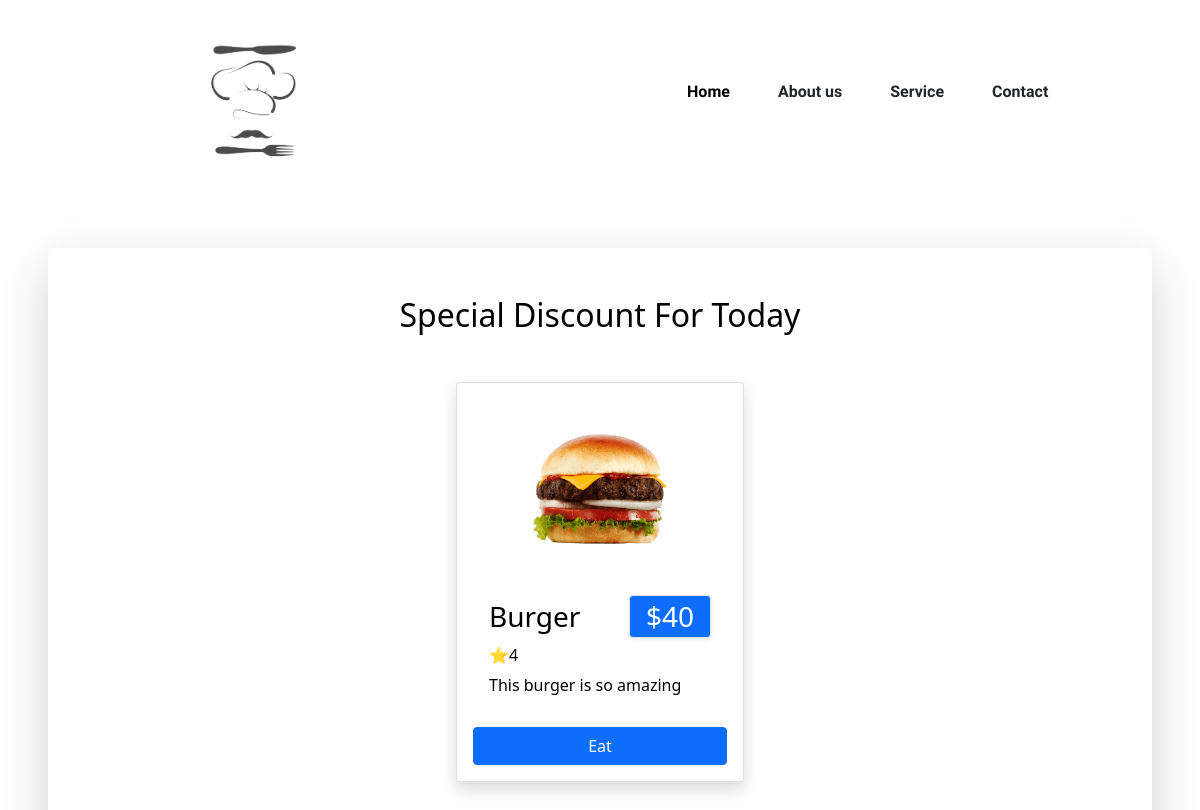
The app's page /, older data.
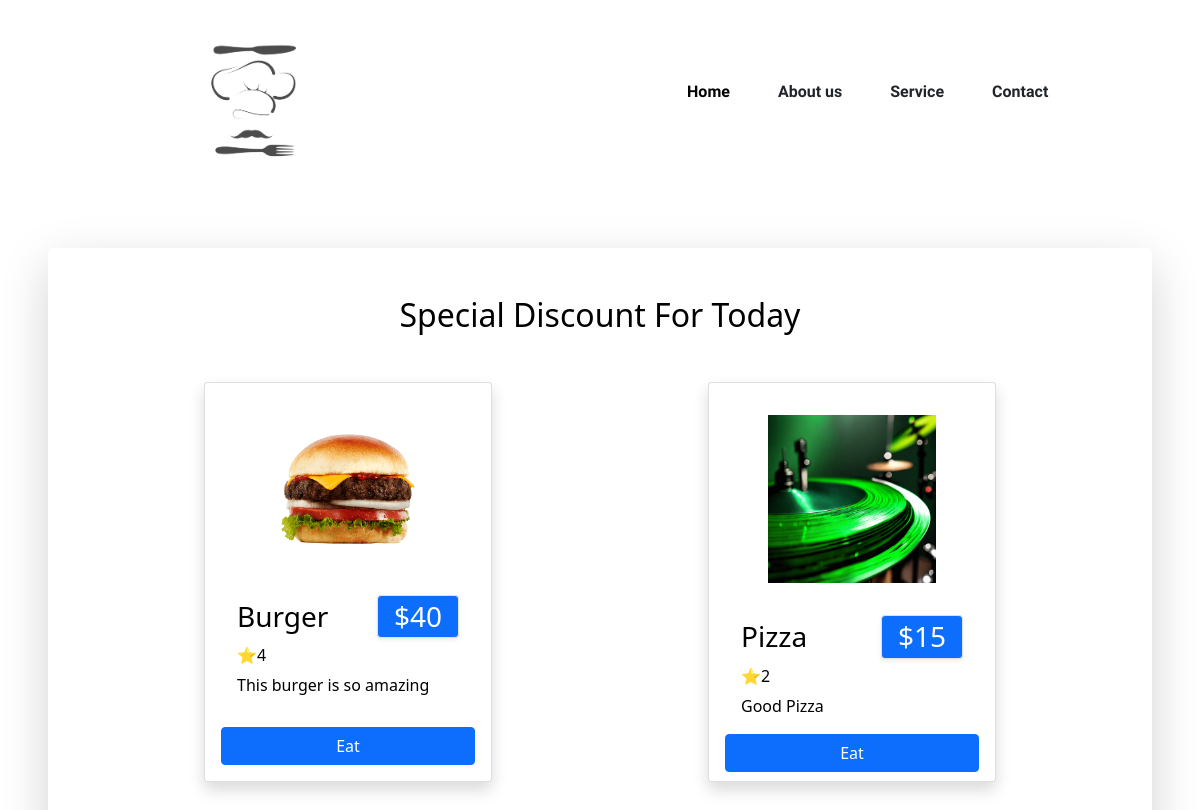
The same page, newer data.
### Base/models.py (models this page shows, shortened)
class Index (models.Model):
    Image = models.ImageField (upload_to='photo/', null=True, blank=True)
    Title = models.CharField (max_length=30)
    Price = models.IntegerField ()
    Description = models.TextField ()
    Rating = models.IntegerField (validators=[MaxValueValidator(5)])

### Base/views.py (the view)
def index (request):
    apply = Index.objects.all()
    leatest_news = Index.objects.filter().order_by('-Title')
    context = {
        'apply' : apply,
        'leatest' : leatest_news
    }
    return render (request, 'index.html', context=context)

### Base/templates/index.html
{% load static %}
<!DOCTYPE html>
<html lang="en">
    {% include "Include/Head.html" %}
<body>
    {% include 'Include/Container_Head&index.html' %}
</body>
</html>

### Base/templates/Include/Head.html (shortened to what this page needs)
{% load static %}
<head>
    <link rel="stylesheet" href="{% static 'CSS/General.css' %}">
    <link rel="stylesheet" href="{% static 'CSS/Font.css' %}">
    <link href="https://cdn.jsdelivr.net/npm/bootstrap@5.0.2/dist/css/bootstrap.min.css" rel="stylesheet">
</head>

### Base/templates/Include/Container_Head&index.html
{% include 'Include/NavBar.html' %}
<div class="shadow-lg m-5 rounded-3 p-5 bg-transparent fontcolor">
  {% include 'Include/MainBody.html' %}
</div>

### Base/templates/Include/NavBar.html
{% load static %}
<div class="d-flex justify-content-around align-items-center">
    <div class="">
        <img class="logo" src="{% static 'Img/Logo/Logo.png' %}" alt="">
    </div>
    <div>
        <ul class="NavTitle parkinsans gap-5">
            <li class="fontcolor">Home</li>
            <li>About us</li>
            <li>Service</li>
            <li>Contact</li>
        </ul>
    </div>
</div>

### Base/templates/Include/MainBody.html
<div>
  <div class="text-center mb-5">
    <h2 >Special Discount For Today</h2>
  </div>
  <div class="d-flex flex-row justify-content-around align-items-center">
      {% for applys in apply %}
      <div class="">
          <div class="card shadow p-3 mb-5" style="width: 18rem; height: 400px;">
            <div class="d-flex justify-content-center">
              <img style="max-width: 200px;" class="p-3" src="{{applys.Image.url}}" alt="Img">
            </div>
            <div class="card-body fontcolor">
              <div class="d-flex justify-content-between align-items-center">
                <h3 class="card-title">{{applys.Title}}</h3>
                <h3 class="border rounded bg-primary ps-3 pe-3 pt-1 pb-1 text whiteColor shadow-sm">${{applys.Price}}</h3>
              </div>
              <h6 id="Rating_star">⭐{{applys.Rating}}</h6>
              <p class="card-text">{{applys.Description}}</p>
            </div>
            <div class="d-flex justify-content-center">
              <a href="#" class="btn btn-primary" style="width: 100%;">Eat</a>
            </div>
        </div>
      </div>
      {% endfor %}
  </div>
</div>

### static/CSS/General.css (style rules this page uses)
.NavTitle { display: flex; justify-content: space-evenly; align-items: center; list-style: none; }
.logo { width: 200px; }
.whiteColor { color: white; }

Row changes from the older to the newer data that the page shows:
added Index: Image (picture), Title "Pizza", Price "15", Rating "2", Description "Good Pizza"
